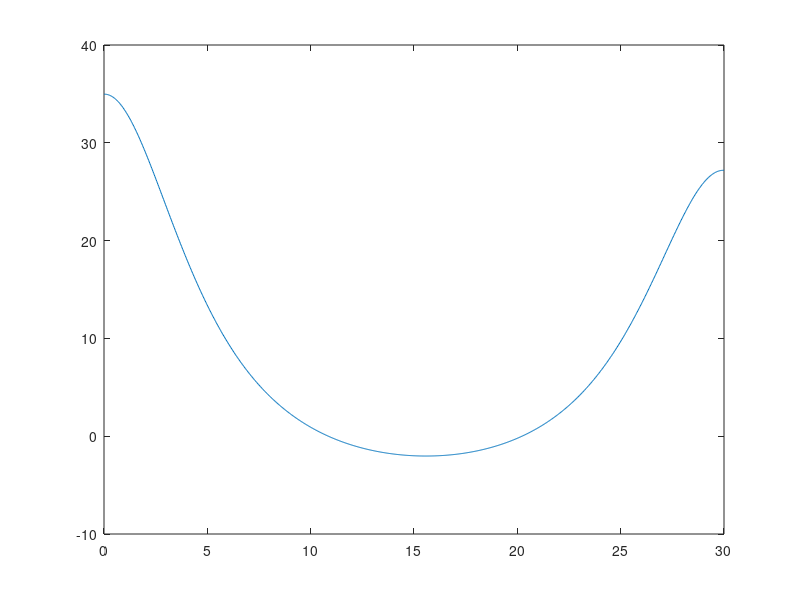

MATLAB code for this plot: (Note: this script raises an error after producing the figure.)
addpath('../../../TP4');
addpath('../../../TP3');
addpath('../../../TP2');
format long;

%Iluminancia del nodo A
c1 = 1100;
Ia = @(x) c1./(25 + x.^2);

%Iluminancia del nodo B
c2 = 900;
Ib = @(x) c2./(25 + (30-x).^2);

%Iluminancia total
It = @(x) Ia(x) + Ib(x);
f = @(x) It(x) - 10;

x = linspace(0,30,1000);
plot(x,f(x));
%hay 2 raices, 1 en: [0,15]
%2 en: [15,30]

tol = 5e-5;
kmax = 1000;
[r1, err1, it1] = biseccion(f,0,15,kmax,tol);
[r2, err2, it2] = biseccion(f,15,30,kmax,tol);
r1
r2

%resultados (con error absoluto)
%r1 = 10.855093
%r2 = 20.225000
%Ambos resultados tiene 2 cifras antes de la coma
%por lo tanto tienen 8 cifras significativas
